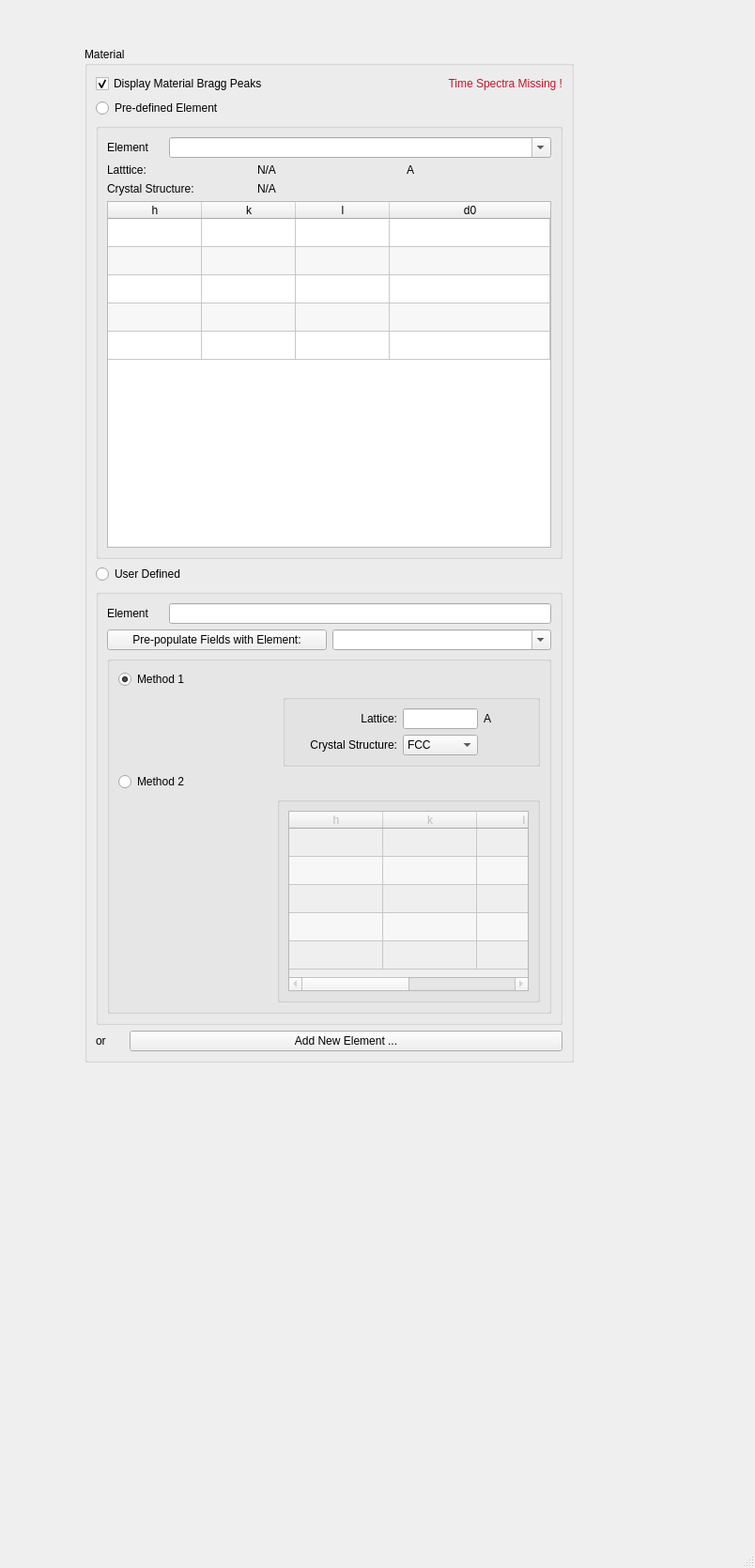
<?xml version="1.0" encoding="UTF-8"?>
<ui version="4.0">
 <class>MainWindow</class>
 <widget class="QMainWindow" name="MainWindow">
  <property name="geometry">
   <rect>
    <x>0</x>
    <y>0</y>
    <width>804</width>
    <height>1669</height>
   </rect>
  </property>
  <property name="windowTitle">
   <string>MainWindow</string>
  </property>
  <widget class="QWidget" name="centralwidget">
   <widget class="QGroupBox" name="groupBox_3">
    <property name="geometry">
     <rect>
      <x>90</x>
      <y>50</y>
      <width>521</width>
      <height>1081</height>
     </rect>
    </property>
    <property name="minimumSize">
     <size>
      <width>0</width>
      <height>0</height>
     </size>
    </property>
    <property name="title">
     <string>Material</string>
    </property>
    <layout class="QVBoxLayout" name="verticalLayout_6">
     <item>
      <layout class="QHBoxLayout" name="horizontalLayout_22">
       <item>
        <widget class="QCheckBox" name="material_display_checkbox">
         <property name="text">
          <string>Display Material Bragg Peaks</string>
         </property>
         <property name="checked">
          <bool>true</bool>
         </property>
        </widget>
       </item>
       <item>
        <widget class="QLabel" name="display_warning">
         <property name="text">
          <string>&lt;html&gt;&lt;head/&gt;&lt;body&gt;&lt;p&gt;&lt;span style=&quot; color:#c1162d;&quot;&gt;Time Spectra Missing !&lt;/span&gt;&lt;/p&gt;&lt;/body&gt;&lt;/html&gt;</string>
         </property>
         <property name="alignment">
          <set>Qt::AlignRight|Qt::AlignTrailing|Qt::AlignVCenter</set>
         </property>
        </widget>
       </item>
      </layout>
     </item>
     <item>
      <widget class="QRadioButton" name="radioButton">
       <property name="text">
        <string>Pre-defined Element</string>
       </property>
      </widget>
     </item>
     <item>
      <widget class="QGroupBox" name="groupBox">
       <property name="title">
        <string/>
       </property>
       <layout class="QVBoxLayout" name="verticalLayout">
        <item>
         <layout class="QHBoxLayout" name="horizontalLayout_16">
          <item>
           <widget class="QLabel" name="label_12">
            <property name="minimumSize">
             <size>
              <width>60</width>
              <height>0</height>
             </size>
            </property>
            <property name="maximumSize">
             <size>
              <width>60</width>
              <height>16777215</height>
             </size>
            </property>
            <property name="text">
             <string>Element</string>
            </property>
           </widget>
          </item>
          <item>
           <widget class="QComboBox" name="list_of_elements">
            <property name="editable">
             <bool>true</bool>
            </property>
           </widget>
          </item>
         </layout>
        </item>
        <item>
         <layout class="QGridLayout" name="gridLayout">
          <item row="0" column="0">
           <widget class="QLabel" name="label">
            <property name="text">
             <string>Latttice:</string>
            </property>
           </widget>
          </item>
          <item row="0" column="1">
           <widget class="QLabel" name="label_2">
            <property name="text">
             <string>N/A</string>
            </property>
           </widget>
          </item>
          <item row="0" column="2">
           <widget class="QLabel" name="angstroms_label_2">
            <property name="text">
             <string>A</string>
            </property>
           </widget>
          </item>
          <item row="1" column="0">
           <widget class="QLabel" name="label_3">
            <property name="text">
             <string>Crystal Structure:</string>
            </property>
           </widget>
          </item>
          <item row="1" column="1">
           <widget class="QLabel" name="label_4">
            <property name="text">
             <string>N/A</string>
            </property>
           </widget>
          </item>
         </layout>
        </item>
        <item>
         <widget class="QTableWidget" name="tableWidget_2">
          <property name="alternatingRowColors">
           <bool>true</bool>
          </property>
          <attribute name="horizontalHeaderStretchLastSection">
           <bool>true</bool>
          </attribute>
          <attribute name="verticalHeaderVisible">
           <bool>false</bool>
          </attribute>
          <row>
           <property name="text">
            <string>New Row</string>
           </property>
          </row>
          <row>
           <property name="text">
            <string>New Row</string>
           </property>
          </row>
          <row>
           <property name="text">
            <string>New Row</string>
           </property>
          </row>
          <row>
           <property name="text">
            <string>New Row</string>
           </property>
          </row>
          <row>
           <property name="text">
            <string>New Row</string>
           </property>
          </row>
          <column>
           <property name="text">
            <string>h</string>
           </property>
          </column>
          <column>
           <property name="text">
            <string>k</string>
           </property>
          </column>
          <column>
           <property name="text">
            <string>l</string>
           </property>
          </column>
          <column>
           <property name="text">
            <string>d0</string>
           </property>
          </column>
         </widget>
        </item>
       </layout>
      </widget>
     </item>
     <item>
      <widget class="QRadioButton" name="radioButton_2">
       <property name="text">
        <string>User Defined</string>
       </property>
      </widget>
     </item>
     <item>
      <widget class="QGroupBox" name="groupBox_4">
       <property name="title">
        <string/>
       </property>
       <layout class="QVBoxLayout" name="verticalLayout_5">
        <item>
         <layout class="QHBoxLayout" name="horizontalLayout">
          <item>
           <widget class="QLabel" name="label_13">
            <property name="minimumSize">
             <size>
              <width>60</width>
              <height>0</height>
             </size>
            </property>
            <property name="maximumSize">
             <size>
              <width>60</width>
              <height>16777215</height>
             </size>
            </property>
            <property name="text">
             <string>Element</string>
            </property>
           </widget>
          </item>
          <item>
           <widget class="QLineEdit" name="lineEdit"/>
          </item>
         </layout>
        </item>
        <item>
         <layout class="QHBoxLayout" name="horizontalLayout_2">
          <item>
           <widget class="QPushButton" name="pushButton">
            <property name="text">
             <string>Pre-populate Fields with Element:</string>
            </property>
           </widget>
          </item>
          <item>
           <widget class="QComboBox" name="list_of_elements_2">
            <property name="editable">
             <bool>true</bool>
            </property>
           </widget>
          </item>
         </layout>
        </item>
        <item>
         <widget class="QGroupBox" name="groupBox_2">
          <property name="title">
           <string/>
          </property>
          <layout class="QVBoxLayout" name="verticalLayout_4">
           <item>
            <widget class="QRadioButton" name="method1_radioButton">
             <property name="text">
              <string>Method 1</string>
             </property>
             <property name="checked">
              <bool>true</bool>
             </property>
            </widget>
           </item>
           <item>
            <layout class="QHBoxLayout" name="horizontalLayout_6">
             <item>
              <spacer name="horizontalSpacer">
               <property name="orientation">
                <enum>Qt::Horizontal</enum>
               </property>
               <property name="sizeHint" stdset="0">
                <size>
                 <width>40</width>
                 <height>20</height>
                </size>
               </property>
              </spacer>
             </item>
             <item>
              <layout class="QHBoxLayout" name="horizontalLayout_5">
               <item>
                <widget class="QGroupBox" name="method1_groupBox">
                 <property name="title">
                  <string/>
                 </property>
                 <layout class="QVBoxLayout" name="verticalLayout_2">
                  <item>
                   <layout class="QHBoxLayout" name="horizontalLayout_3">
                    <item>
                     <widget class="QLabel" name="label_5">
                      <property name="minimumSize">
                       <size>
                        <width>110</width>
                        <height>0</height>
                       </size>
                      </property>
                      <property name="maximumSize">
                       <size>
                        <width>110</width>
                        <height>16777215</height>
                       </size>
                      </property>
                      <property name="layoutDirection">
                       <enum>Qt::LeftToRight</enum>
                      </property>
                      <property name="text">
                       <string>Lattice:</string>
                      </property>
                      <property name="alignment">
                       <set>Qt::AlignRight|Qt::AlignTrailing|Qt::AlignVCenter</set>
                      </property>
                     </widget>
                    </item>
                    <item>
                     <widget class="QLineEdit" name="lattice">
                      <property name="minimumSize">
                       <size>
                        <width>80</width>
                        <height>0</height>
                       </size>
                      </property>
                      <property name="maximumSize">
                       <size>
                        <width>80</width>
                        <height>16777215</height>
                       </size>
                      </property>
                     </widget>
                    </item>
                    <item>
                     <widget class="QLabel" name="angstroms_label_3">
                      <property name="text">
                       <string>A</string>
                      </property>
                     </widget>
                    </item>
                    <item>
                     <spacer name="horizontalSpacer_3">
                      <property name="orientation">
                       <enum>Qt::Horizontal</enum>
                      </property>
                      <property name="sizeHint" stdset="0">
                       <size>
                        <width>40</width>
                        <height>20</height>
                       </size>
                      </property>
                     </spacer>
                    </item>
                   </layout>
                  </item>
                  <item>
                   <layout class="QHBoxLayout" name="horizontalLayout_4">
                    <item>
                     <widget class="QLabel" name="label_6">
                      <property name="minimumSize">
                       <size>
                        <width>110</width>
                        <height>0</height>
                       </size>
                      </property>
                      <property name="maximumSize">
                       <size>
                        <width>110</width>
                        <height>16777215</height>
                       </size>
                      </property>
                      <property name="layoutDirection">
                       <enum>Qt::LeftToRight</enum>
                      </property>
                      <property name="text">
                       <string>Crystal Structure:</string>
                      </property>
                      <property name="alignment">
                       <set>Qt::AlignRight|Qt::AlignTrailing|Qt::AlignVCenter</set>
                      </property>
                     </widget>
                    </item>
                    <item>
                     <widget class="QComboBox" name="crystal_structure_2">
                      <property name="sizePolicy">
                       <sizepolicy hsizetype="Expanding" vsizetype="Fixed">
                        <horstretch>0</horstretch>
                        <verstretch>0</verstretch>
                       </sizepolicy>
                      </property>
                      <property name="minimumSize">
                       <size>
                        <width>80</width>
                        <height>0</height>
                       </size>
                      </property>
                      <property name="maximumSize">
                       <size>
                        <width>80</width>
                        <height>16777215</height>
                       </size>
                      </property>
                      <item>
                       <property name="text">
                        <string>FCC</string>
                       </property>
                      </item>
                      <item>
                       <property name="text">
                        <string>BCC</string>
                       </property>
                      </item>
                     </widget>
                    </item>
                    <item>
                     <spacer name="horizontalSpacer_2">
                      <property name="orientation">
                       <enum>Qt::Horizontal</enum>
                      </property>
                      <property name="sizeHint" stdset="0">
                       <size>
                        <width>40</width>
                        <height>20</height>
                       </size>
                      </property>
                     </spacer>
                    </item>
                   </layout>
                  </item>
                 </layout>
                </widget>
               </item>
              </layout>
             </item>
            </layout>
           </item>
           <item>
            <widget class="QRadioButton" name="method2_radioButton">
             <property name="text">
              <string>Method 2</string>
             </property>
            </widget>
           </item>
           <item>
            <layout class="QHBoxLayout" name="horizontalLayout_7">
             <item>
              <spacer name="horizontalSpacer_4">
               <property name="orientation">
                <enum>Qt::Horizontal</enum>
               </property>
               <property name="sizeHint" stdset="0">
                <size>
                 <width>40</width>
                 <height>20</height>
                </size>
               </property>
              </spacer>
             </item>
             <item>
              <widget class="QGroupBox" name="method2_groupBox">
               <property name="enabled">
                <bool>false</bool>
               </property>
               <property name="title">
                <string/>
               </property>
               <layout class="QVBoxLayout" name="verticalLayout_3">
                <item>
                 <widget class="QTableWidget" name="tableWidget">
                  <property name="alternatingRowColors">
                   <bool>true</bool>
                  </property>
                  <attribute name="horizontalHeaderStretchLastSection">
                   <bool>true</bool>
                  </attribute>
                  <attribute name="verticalHeaderVisible">
                   <bool>false</bool>
                  </attribute>
                  <row>
                   <property name="text">
                    <string>New Row</string>
                   </property>
                  </row>
                  <row>
                   <property name="text">
                    <string>New Row</string>
                   </property>
                  </row>
                  <row>
                   <property name="text">
                    <string>New Row</string>
                   </property>
                  </row>
                  <row>
                   <property name="text">
                    <string>New Row</string>
                   </property>
                  </row>
                  <row>
                   <property name="text">
                    <string>New Row</string>
                   </property>
                  </row>
                  <column>
                   <property name="text">
                    <string>h</string>
                   </property>
                  </column>
                  <column>
                   <property name="text">
                    <string>k</string>
                   </property>
                  </column>
                  <column>
                   <property name="text">
                    <string>l</string>
                   </property>
                  </column>
                  <column>
                   <property name="text">
                    <string>d0</string>
                   </property>
                  </column>
                 </widget>
                </item>
               </layout>
              </widget>
             </item>
            </layout>
           </item>
          </layout>
         </widget>
        </item>
       </layout>
      </widget>
     </item>
     <item>
      <layout class="QHBoxLayout" name="horizontalLayout_27">
       <item>
        <widget class="QLabel" name="label_23">
         <property name="minimumSize">
          <size>
           <width>30</width>
           <height>0</height>
          </size>
         </property>
         <property name="maximumSize">
          <size>
           <width>30</width>
           <height>16777215</height>
          </size>
         </property>
         <property name="text">
          <string>or</string>
         </property>
        </widget>
       </item>
       <item>
        <widget class="QPushButton" name="add_element">
         <property name="text">
          <string>Add New Element ...</string>
         </property>
        </widget>
       </item>
      </layout>
     </item>
    </layout>
   </widget>
  </widget>
  <widget class="QMenuBar" name="menubar">
   <property name="geometry">
    <rect>
     <x>0</x>
     <y>0</y>
     <width>804</width>
     <height>24</height>
    </rect>
   </property>
  </widget>
  <widget class="QStatusBar" name="statusbar"/>
 </widget>
 <resources/>
 <connections/>
</ui>
